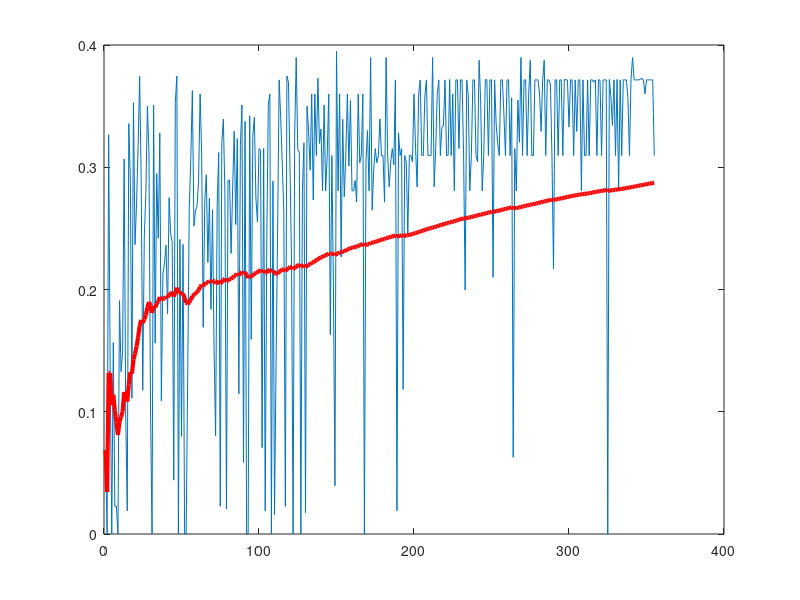

MATLAB code for this plot:
clear
fileID = fopen('result.txt','r');
formatSpec = '%f';
A = fscanf(fileID,formatSpec);

m=A;

for i=2:size(A)
    m(i)=((m(i-1)*(i-1))+A(i) )/i;
end 
 figure
% 
%  hist(A,30);
% figure (2)
plot(A);
hold on
plot(m,'r','LineWidth',3);
max(A)